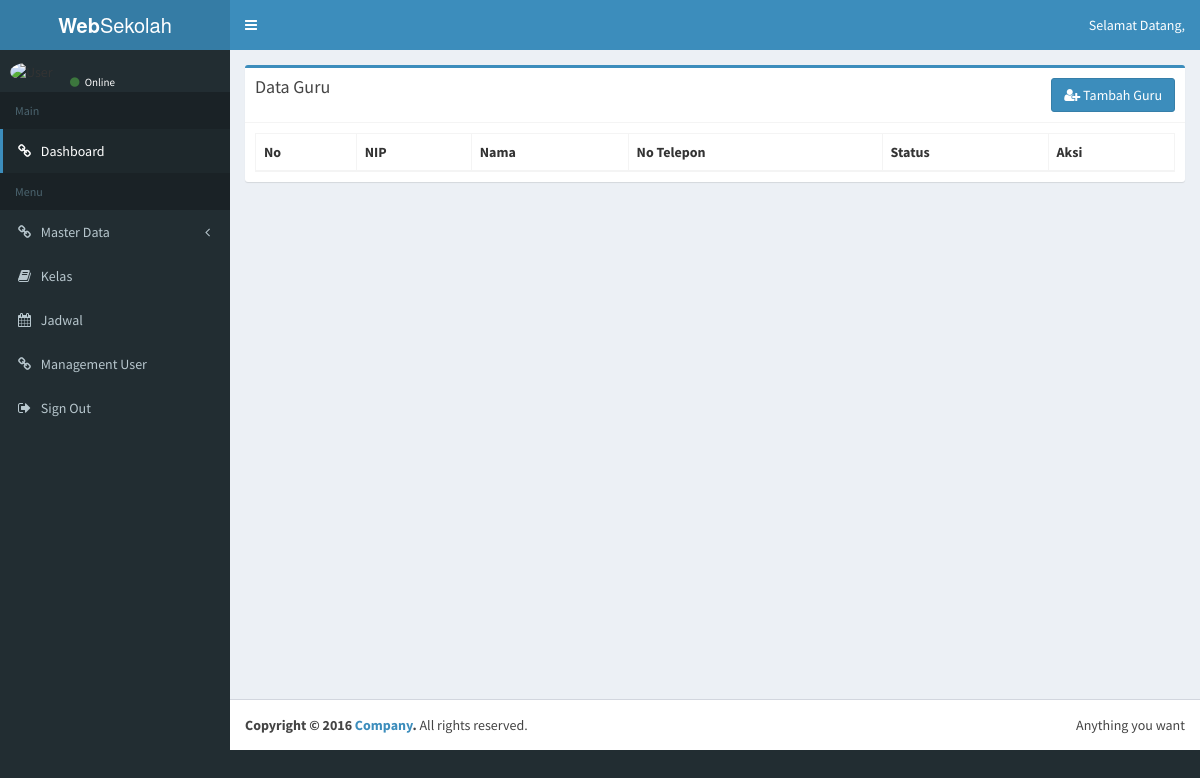
Before: /index.php/admin/guru with the older database file.
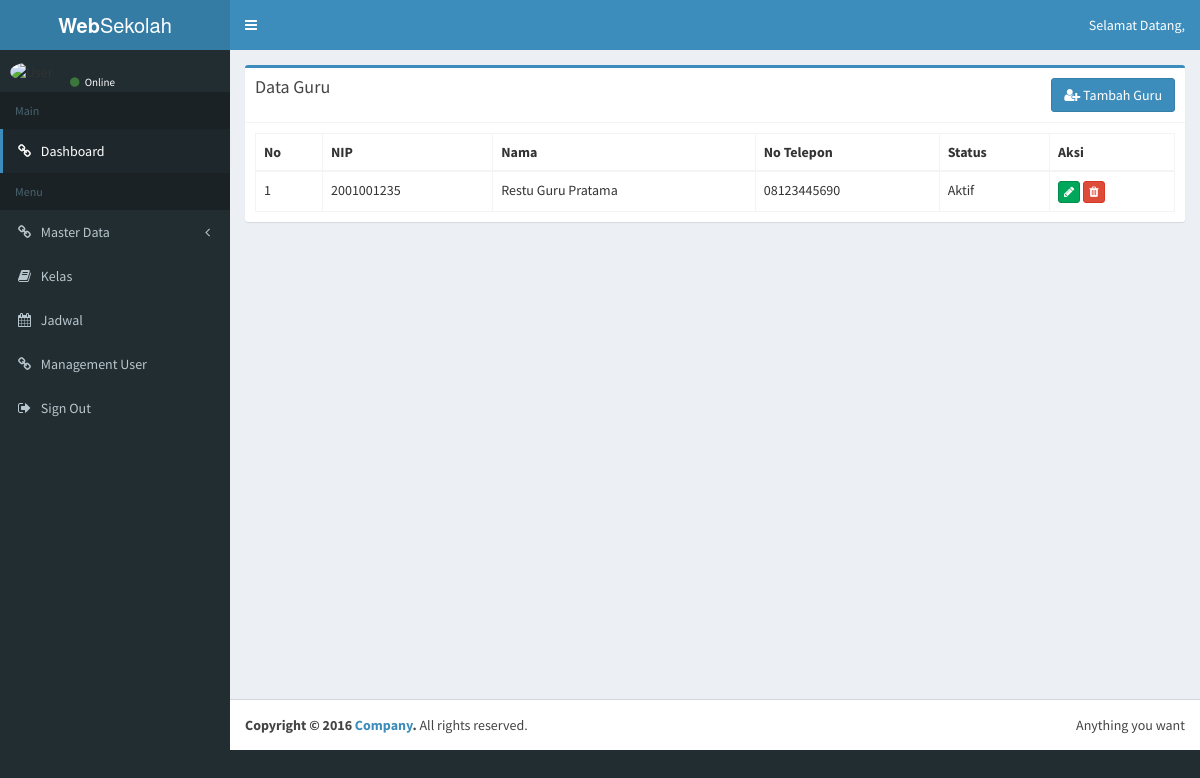
After: the same page with the newer database file.
### tables this page shows
CREATE TABLE `tb_guru` (
  `id_guru` int(11) NOT NULL,
  `nip` varchar(16) NOT NULL,
  `nama` varchar(128) NOT NULL,
  `no_telp` varchar(16) NOT NULL,
  `jenis_kelamin` varchar(16) NOT NULL,
  `agama` varchar(16) NOT NULL,
  `tempat_lahir` varchar(64) NOT NULL,
  `tanggal_lahir` date NOT NULL,
  `alamat` varchar(128) NOT NULL,
  `status` varchar(16) NOT NULL,
  `password` varchar(128) NOT NULL,
  `image` varchar(128) NOT NULL,
  `id_role` int(11) NOT NULL,
  `date_added` datetime NOT NULL
);

### application/controllers/admin/guru.php (called while the page is built, shortened)
<?php
class Guru extends CI_Controller
{
	public function __construct()
	{
		$this->load->model('Model_guru');
	}
	public function index()
	{
		$data['user'] = $this->db->get_where('tb_user', ['username' => $this->session->userdata('username')])->row_array();
		$data['dataguru'] = $this->Model_guru->getalldata();
		$data['title'] = 'Data Guru';
		$this->load->view('admin/layout/header', $data);
		$this->load->view('admin/layout/topbar', $data);
		$this->load->view('admin/layout/sidebar', $data);
		$this->load->view('admin/guru/guru', $data);
		$this->load->view('admin/layout/footer', $data);
	}
}

### index.php (called while the page is built, shortened)
<?php
require_once BASEPATH.'core/CodeIgniter.php';

### application/models/Model_guru.php (called while the page is built, shortened)
<?php
class Model_guru extends CI_Model
{
	public function getalldata()
	{
		return $this->db->get('tb_guru')->result_array();
	}
}

### application/views/admin/guru/guru.php (the view, shortened to what this page needs)
<div class="content-wrapper">
  <section class="content">
    <div class="box box-primary">
      <div class="box-header with-border">
        <h3 class="box-title">Data Guru</h3>
        <a href="<?= base_url(); ?>admin/guru/tambahguru" class="btn btn-primary pull-right"><i class="fa fa-user-plus"></i> Tambah Guru</a>
      </div>
      <div class="box-body">
        <table id="example1" class="table table-bordered table-hover">
         <thead>
          <tr>
            <th>No</th>
            <th>NIP</th>
            <th>Nama</th>
            <th>No Telepon</th>
            <th>Status</th>
            <th>Aksi</th>
          </tr>
        </thead>
        <tbody>
          <?php
          $no = 1;
          foreach($dataguru as $guru) :
            ?>
            <tr>
              <td><?= $no++; ?></td>
              <td><?= $guru['nip']; ?></td>
              <td><?= $guru['nama']; ?></td>
              <td><?= $guru['no_telp']; ?></td>
              <td><?= $guru['status']; ?></td>
              <td>
                <a href="<?=  base_url(); ?>admin/guru/editguru/<?= $guru['id_guru']; ?>" class="btn btn-success btn-xs"><i class="fa fa-pencil"></i></a>
                <a href="<?=  base_url(); ?>admin/guru/hapusguru/<?= $guru['id_guru']; ?>" class="btn btn-danger btn-xs remove"><i class="fa fa-trash"></i></a>
              </td>
            </tr>
          <?php endforeach; ?>
          </tbody>
        </table>
      </div>
    </div>
  </section>
</div>

Changed rows visible on the page:
added tb_guru: nip "2001001235", nama "Restu Guru Pratama", no_telp "08123445690", status "Aktif"
